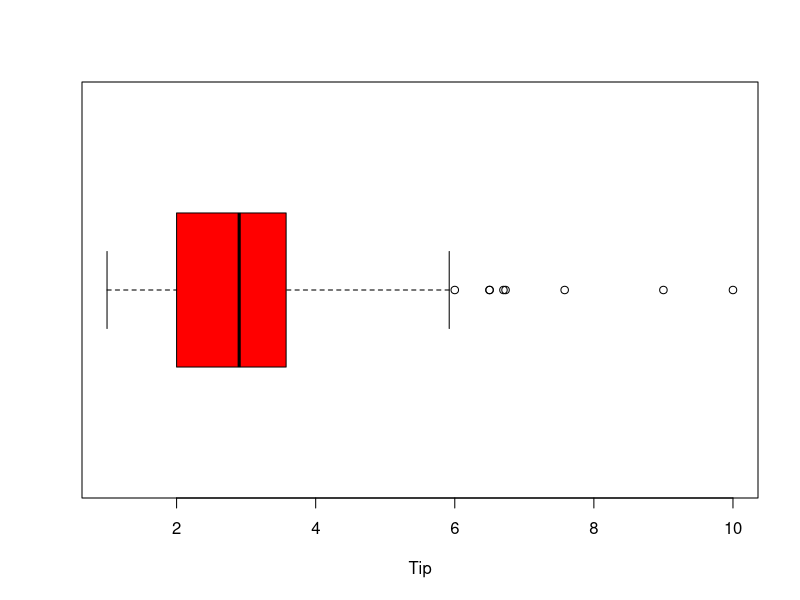
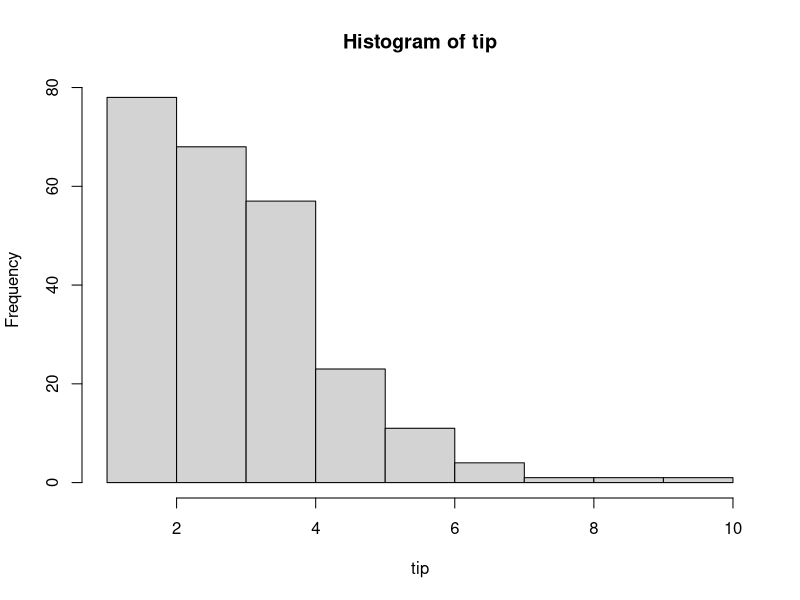
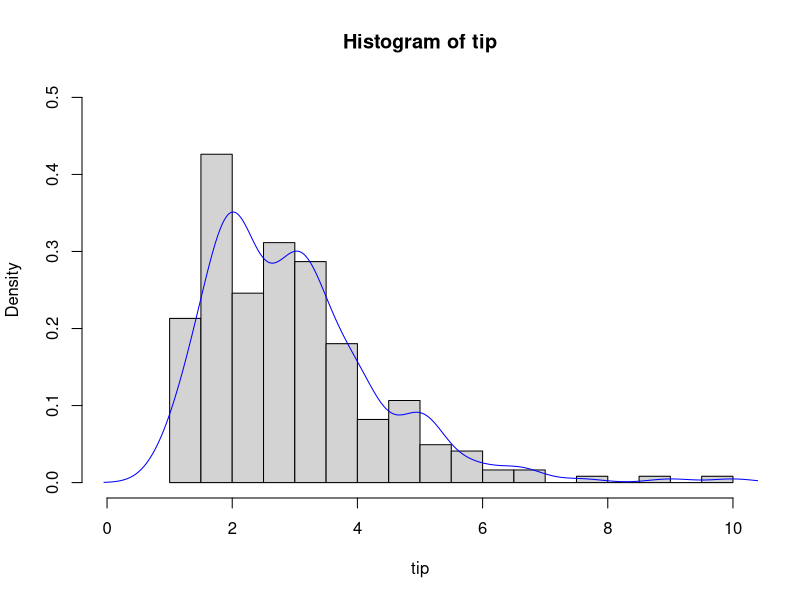
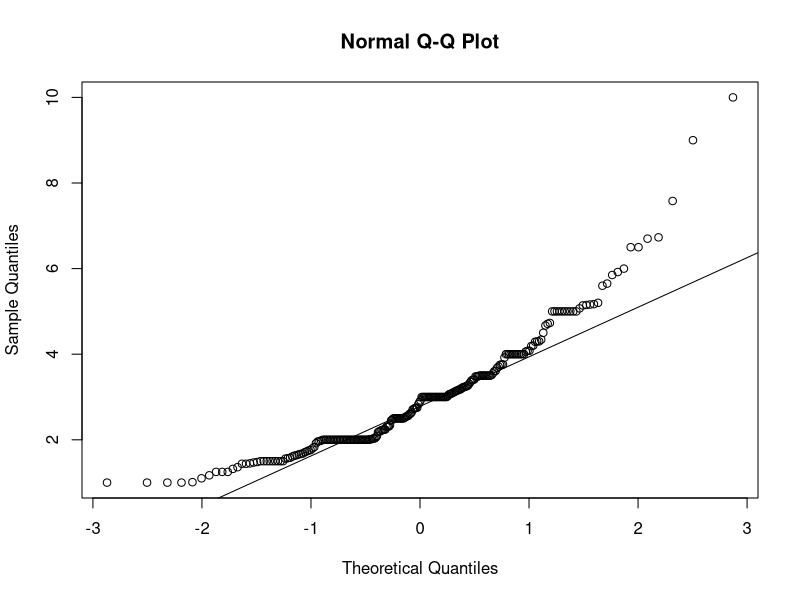
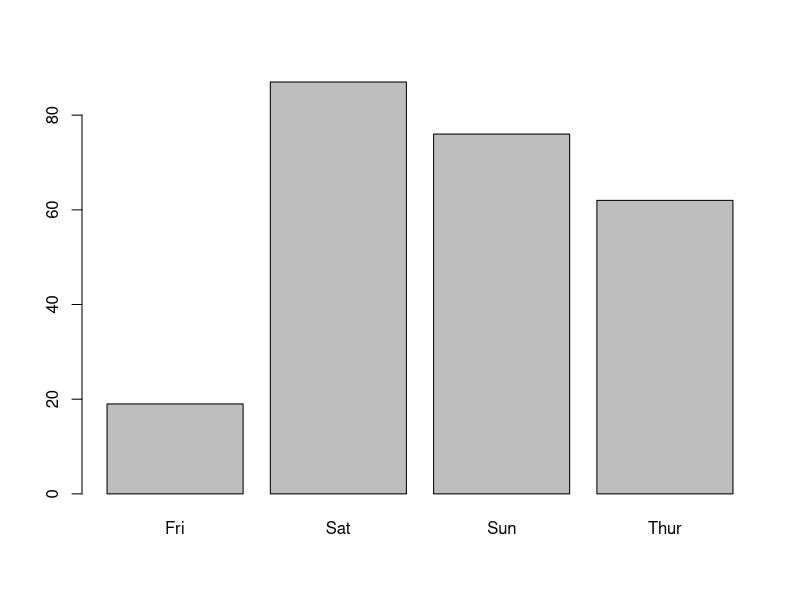
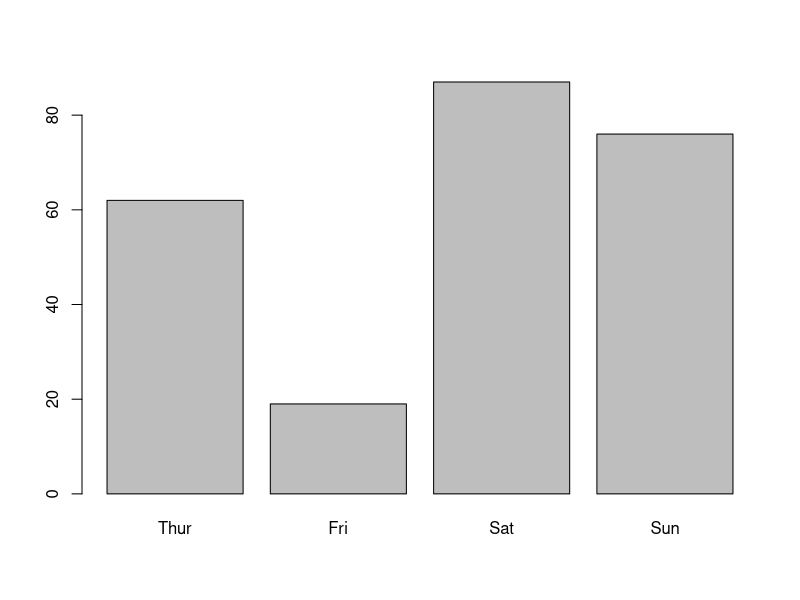
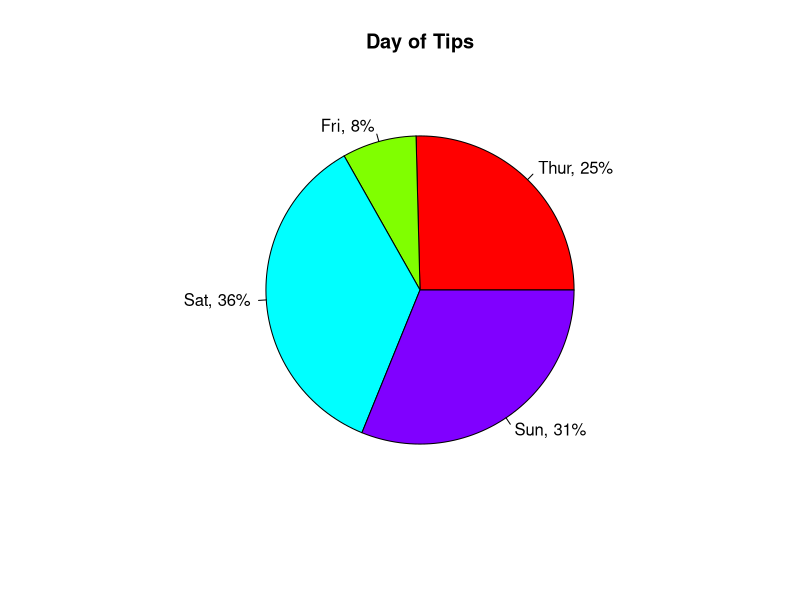
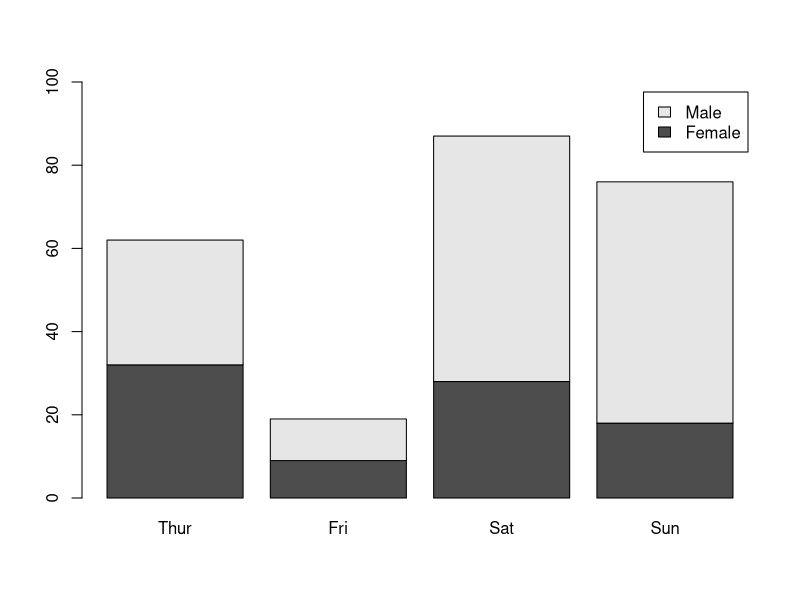

Write R code to recreate these figures, in order.
################################################################
#
# R을 활용한 통계분석 : 정여진 교수 (2016 여름특강)
#
# 1. 경영통계 요약정리
#
################################################################

#---------------------------------------------------------------
# 질적 자료 (범주형) : 명목척도 / 서열척도
# 양적 자료 : 구간척도 (원점 없음) / 비율척도 (원점 존재)
#---------------------------------------------------------------

#---------------------------------------------------------------
# 양적 자료의 요약
#---------------------------------------------------------------

library(reshape)

attach(tips)    # dataframe name 호출하지 않아도 됨.
summary(tips)

library(psych)
describe(tips)
headTail(tips)

# 양적자료인 size를 범주형 자료로 처리하길 원하는 경우.
tips2 <- tips
tips2$size = factor(tips2$size)
summary(tips2)

# median : 극단값이 있는 경우 중심위치 측정에 선호
tips2$tip[1] = 100
quantile(tips$tip)
quantile(tips2$tip)

# 분산 / 표준편차
var(tip)
sd(tip)

# 변동계수(Coefficient of Variation) = 표준편차 / 평균
# 표준편차가 평균에 비하여 얼마나 큰지 나타냄. 두 집단의 변동성 비교시 사용.
# 평균이 클수록 표준편차가 큰 경향이 있기 때문에 표준편차로 변동성 비교할 수 없음.
sd(tip) / mean(tip)

# 사분위수 범위 (interquartile range, IQR)
# Q1과 Q3의 차이. 자료의 중간 50%의 범위. 극단값에 상대적으로 덜 민감.
IQR(tip)

# plot
boxplot(tip, col = "red", horizontal = T, xlab = "Tip")

hist(tip)
hist(tip, 20, probability = T, xlim = c(0,10), ylim = c(0,0.5))   # break : 20 / probability : 갯수가 아닌 확률로 표시
lines(density(tip), col = "blue")

# Q-Q Normality Plot : 자료가 정규분포에 얼마나 근접한지 판단
qqnorm(tip)
qqline(tip)     # 점들이 선위에 가까이 있을수로 정규분포를 따름.

detach(tips)


#---------------------------------------------------------------
# 질적자료의 요약
#---------------------------------------------------------------

# table() : 도수분포표
# barplot()
# pie()

tips
summary(tips$day)
barplot(table(tips$day))

tips$day <- factor(tips$day, levels = c("Thur","Fri","Sat","Sun"))   # 요일 순서대로 나오도록 factor levels 변경
summary(tips$day)

mytable <- table(tips$day)
mytable

barplot(mytable)

ratio <- round(mytable/sum(mytable)*100)
ratio
lbl <- paste(names(mytable), ", ", ratio, "%", sep="")
lbl
pie(mytable, labels = lbl, col = rainbow(length(mytable)), main = "Day of Tips")


#---------------------------------------------------------------
# 두 변수의 요약
#---------------------------------------------------------------

# 두 범주형 변수의 요약
# xtabs(~그룹변수1 + 그룹변수2, data) = 분할표

# 성별~요일별
mytable2 <- xtabs(~ sex + day, tips)
mytable2

barplot(mytable2, legend.text = c("Female", "Male"), ylim = c(0,100))
barplot(mytable2, legend.text = c("Female", "Male"), ylim = c(0,80), beside = T)

barplot(xtabs(~ sex + smoker, tips), legend.text = c("Female", "Male"), ylim = c(0,100), beside = T, xlab = "smoker")
barplot(xtabs(~ size + time, tips), legend.text = c(1,2,3,4,5,6), beside = T, xlab = "size - time")

mosaicplot(mytable2)     # 성별 기준으로 요일별 비교
mosaicplot(t(mytable2))  # 요일 기준으로 성별 비교

# 범주형 변수와 양적 변수의 요약 
boxplot(tip ~ day, data = tips, ylab = "tips", xlab = "day")

# 두 양적변수의 요약 (주문금액 대비 팁)
plot(tip ~ total_bill, tips)


#--------------------------------------------
# practice
#--------------------------------------------

# 2012 - 2013 년 국내 개봉 영화

kmovie <- read.csv("movie_utf8.csv", stringsAsFactors = F)
View(kmovie)
str(kmovie)

quantile(kmovie$total_seen)
quantile(kmovie$total_sales)

kmovie$total_seen <- kmovie$total_seen/1000
kmovie$total_sales <- kmovie$total_sales/1000000

attach(kmovie)

#--------------------------------------------
# 1. 총관객수(total_seen)에 대해 통계량

mean(total_seen)
median(total_seen)
sd(total_seen)

quantile(total_seen)
summary(total_seen)
IQR(total_seen)

boxplot(total_seen, horizontal=T)
hist(total_seen, 20)   # ---> 우측에 outlier가 너무 많다. 적당히 변환 후 분석 진행 필요 

#--------------------------------------------
# 2. 등급별 평균 매출액

unique(rating)
aggregate(total_sales ~ rating, data = kmovie, mean)

# par(las = 2, mar = c(10,5,5,5))   
boxplot(total_sales ~ rating, data = kmovie, ylab = "sales (x1,000,000)", xlab = "rating")
boxplot(log(total_sales) ~ rating, data = kmovie, ylab = "sales : log(x1,000,000)", xlab = "rating")

library(plyr)
msales <- ddply(kmovie, ~rating, summarise, mean_sales = mean(total_sales))
msales
barplot(msales[,2], names.arg = msales[,1])

#--------------------------------------------
# 3. 등급별 개봉 영화 수 : barplot & pie chart
tableOfRating <- table(rating)
tableOfRating

# las : style of axis labels. mar : plot margin, c(bottom, left, top, right)
bp <- barplot(tableOfRating, ylab="Count", xlab="Rating", ylim = c(0,100), las = 1, mar = c(10,5,5,5))
text(x = bp, y = tableOfRating*0.9, labels = tableOfRating, col = "red", cex = 0.9)

lbl2 <- paste(names(tableOfRating), "\n", round(prop.table(tableOfRating)* 100,2), "%", sep="")
pie(tableOfRating, labels = lbl2, col = rainbow(4))

#--------------------------------------------
# 4. 등급과 장르 사용해 분할표 생성. bar plot과 mosaic plot 그리기.

tab = xtabs(~ genre + rating, kmovie)
tab

barplot(tab, legend.text=row.names(tab), col = rainbow(9), beside = T, ylim = c(0,40))

mosaicplot(tab, las = 2)
mosaicplot(t(tab), las = 2)



#---------------------------------------------------------------
# 유형에 따른 분석기법

# 평균에 대한 구간 추정     : T-test                t.test(x)
# 한 그룹의 평균            : One Sample T-test     t.test(x, mu = , alternative = )
# 한 그룹의 두 변수 
# 연관성 높은 두 그룹       : Paired T-test         t.test(x2 - x1)
# 두 그룹의 평균            : Two Sample T-test     t.test(y ~ x, var.equal = , data = )
# 세 그룹 이상의 평균       : ANOVA / ANCOVA        lm / anova / glht("Dunnett") / interaction.plot
# 하나의 비율               : Binomial test         binom.test
# 한 그룹의 비율 구간 추정
# 두 그룹 이상의 비율       : Proportions test      prop.test(x, n, p)
# 정규성 검정               : Shapiro-Wilk test     shapiro.test(x)
# 등분산 검정               : Variance test         var.test(y ~ x, data = )
# 독립성 검정               : Chi-squard test       chisq.test(x)
# 상관계수                  : Correlation test      cor.test
# 예측과 추정               :                       predict
# 회귀분석 모델 선택        :                       step / regsubsets

# 비모수적 방법 (정규분포를 따르지 않는 경우)
# One Sample / Paired T-test 일 경우    : Wilcoxon Signed-Rank Test     wilcox.test(x)
# Two Sample T-test 일 경우             : Wilcoxon Rank-Sum Test        wilcox.test(y ~ x, data = )
# ANOVA일 경우                          : Kurskal-Wallis Test           kruskal.test

#---------------------------------------------------------------
